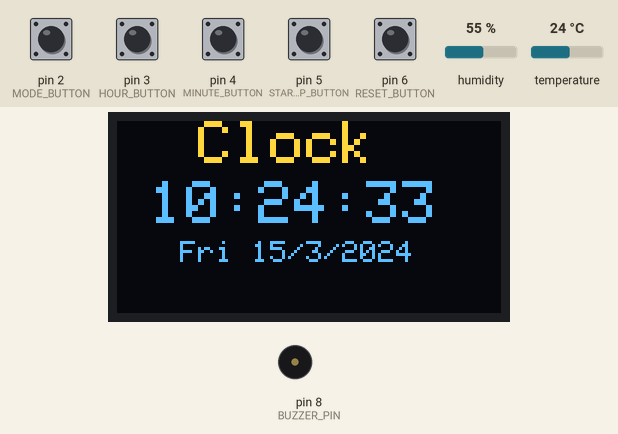
The sketch below on a simulated Arduino Uno, built with avr-gcc and run on an emulated ATmega328P. Parts: 128×64 one-colour display, buzzer (waves = sounding, pin HIGH). The test bench sets the inputs (shaded band); at power-on: pin 2 (MODE_BUTTON), pin 3 (HOUR_BUTTON), pin 4 (MINUTE_BUTTON), pin 5 (START_STOP_BUTTON), pin 6 (RESET_BUTTON) HIGH, humidity 55 %, temperature 24 °C. The OLED is the two-colour kind (top 16 rows yellow); the local clock reads 2024-03-15 10:24:30 at power-on unless the sketch sets it.

Above: at 3.2 s.
3.3 s: pin 2 (MODE_BUTTON) pulled LOW for 0.15 s
At 4.4 s:
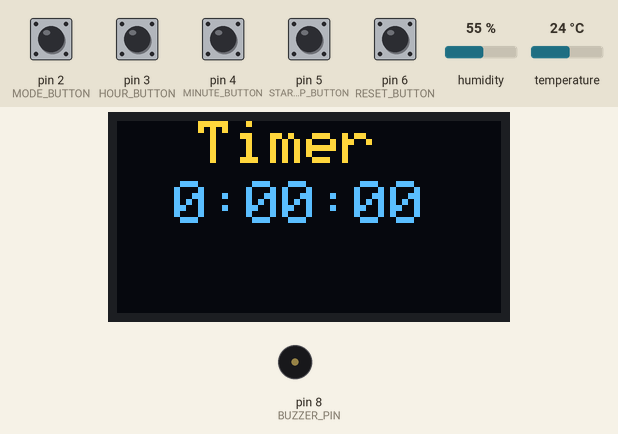
5.0 s: pin 5 (START_STOP_BUTTON) pulled LOW for 0.15 s
At 5.59 s:
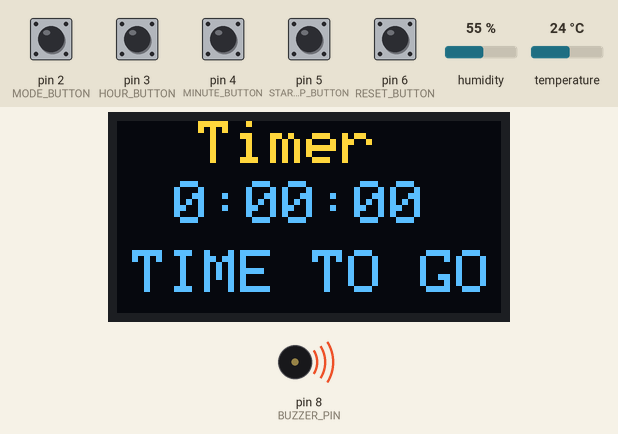
7.1 s: pin 3 (HOUR_BUTTON) pulled LOW for 0.15 s
At 7.55 s:
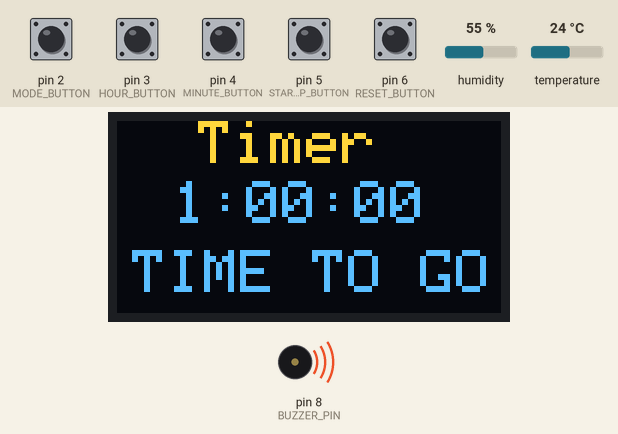
9.3 s: pin 2 (MODE_BUTTON) pulled LOW for 1 s
At 10.19 s:
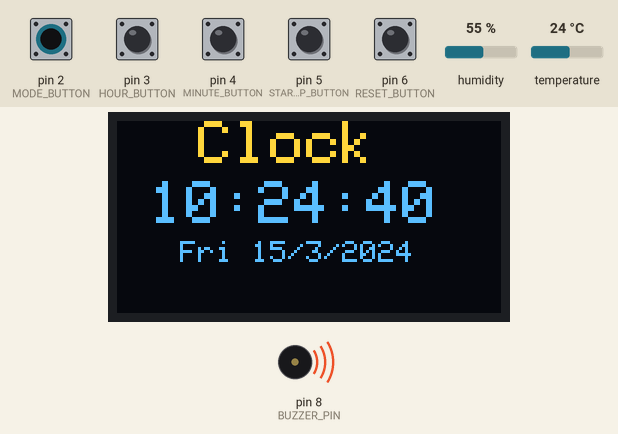
11.8 s: pin 5 (START_STOP_BUTTON) pulled LOW for 1 s
At 13.12 s:
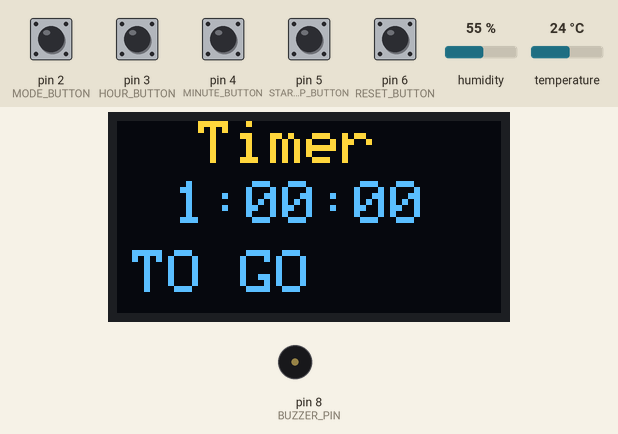
14.3 s: pin 6 (RESET_BUTTON) pulled LOW for 0.15 s
At 14.8 s:
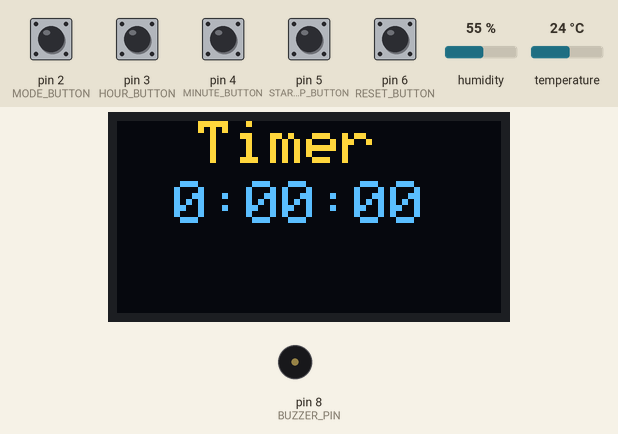
Timing chart, 0 to 16.9 s (numbered marks = the images above; inputs shaded):
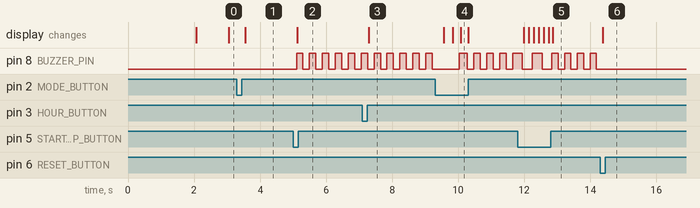

The sketch:

PROJECT_CLOCK_with_alarm_UPDATED.ino
```cpp
#include <Wire.h>
#include <Adafruit_GFX.h>
#include <Adafruit_SSD1306.h>
#include <RTClib.h>
#include <Adafruit_Sensor.h>
#include <DHT.h>
#include <DHT_U.h>

// Pin Definitions
#define MODE_BUTTON 2
#define HOUR_BUTTON 3
#define MINUTE_BUTTON 4
#define START_STOP_BUTTON 5  // Used for both timer and alarm start/stop
#define RESET_BUTTON 6       // Now used for both alarm reset and A.M./P.M.
#define BUZZER_PIN 8
#define DHTPIN 7  // Define the pin for DHT sensor

// DHT settings
#define DHTTYPE DHT11   // Define the type of DHT sensor

DHT dht(DHTPIN, DHTTYPE);

// Display settings
#define SCREEN_WIDTH 128
#define SCREEN_HEIGHT 64
#define OLED_RESET    -1
#define SCREEN_ADDRESS 0x3C   // Most common I2C address for SSD1306

Adafruit_SSD1306 display(SCREEN_WIDTH, SCREEN_HEIGHT, &Wire, OLED_RESET);
RTC_DS3231 rtc;

enum Mode { CLOCK, TIMER, ALARM, TEMP_HUMIDITY };
Mode currentMode = CLOCK;

int hours = 0;
int minutes = 0;
int seconds = 0;

int alarmHours = 0;
int alarmMinutes = 0;
bool alarmRunning = false;

bool timerRunning = false;
bool timerFinished = false;
unsigned long lastMillis = 0;
unsigned long buzzerMillis = 0;
bool buzzerState = false;

const char* dayNames[] = {"Sun", "Mon", "Tue", "Wed", "Thu", "Fri", "Sat"};
const char* modeNames[] = {"Clock", "Timer", "Alarm", "Temp/Humid"};

void setup() {
  pinMode(MODE_BUTTON, INPUT_PULLUP);
  pinMode(HOUR_BUTTON, INPUT_PULLUP);
  pinMode(MINUTE_BUTTON, INPUT_PULLUP);
  pinMode(START_STOP_BUTTON, INPUT_PULLUP);
  pinMode(RESET_BUTTON, INPUT_PULLUP);
  pinMode(BUZZER_PIN, OUTPUT);

  dht.begin();

  if(!display.begin(SSD1306_SWITCHCAPVCC, SCREEN_ADDRESS)) {
    Serial.println(F("SSD1306 allocation failed"));
    for(;;);
  }
  // display.display();
  delay(2000);
  display.clearDisplay();
  display.setTextSize(2);
  display.setTextColor(SSD1306_WHITE);

  if (!rtc.begin()) {
    Serial.println("Couldn't find RTC");
    while (1);
  }

  if (rtc.lostPower()) {
    rtc.adjust(DateTime(F(__DATE__), F(__TIME__)));
  }
}

void loop() {
  handleButtons();

  // Check for alarm
  checkAlarm();

  // Update timer if it's running
  if (timerRunning && !timerFinished) {
    unsigned long currentMillis = millis();
    if (currentMillis - lastMillis >= 1000) {
      lastMillis = currentMillis;
      if (seconds == 0) {
        if (minutes == 0) {
          if (hours == 0) {
            timerRunning = false;
            timerFinished = true;
            // Start the buzzer when the timer is finished
            startBuzzer();
          } else {
            hours--;
            minutes = 59;
            seconds = 59;
          }
        } else {
          minutes--;
          seconds = 59;
        }
      } else {
        seconds--;
      }
    }
  }

  // Continue buzzer cycle if timer finished
  if (timerFinished) {
    startBuzzer();
  }

  switch (currentMode) {
    case CLOCK:
      displayClock();
      break;
    case TIMER:
      displayTimer();
      break;
    case ALARM:
      displayAlarm();
      break;
    case TEMP_HUMIDITY:
      displayTempHumidity();
      break;
  }
  display.display();
  delay(20);
}

void handleButtons() {
  if (digitalRead(MODE_BUTTON) == LOW) {
    currentMode = static_cast<Mode>((currentMode + 1) % 4);
    delay(200);
  }

  if (currentMode == TIMER) {
    if (digitalRead(START_STOP_BUTTON) == LOW) {
      timerRunning = !timerRunning;
      delay(100);
    }

    if (digitalRead(HOUR_BUTTON) == LOW) {
      hours = (hours + 1) % 24;
      delay(150);
    }

    if (digitalRead(MINUTE_BUTTON) == LOW) {
      minutes = (minutes + 1) % 60;
      delay(20);
    }
  }

  if (currentMode == ALARM) {
    if (digitalRead(HOUR_BUTTON) == LOW) {
      alarmHours = (alarmHours + 1) % 24;
      delay(150);
    }

    if (digitalRead(MINUTE_BUTTON) == LOW) {
      alarmMinutes = (alarmMinutes + 1) % 60;
      delay(100);
    }

    if (digitalRead(RESET_BUTTON) == LOW) {
      alarmRunning = false;
      digitalWrite(BUZZER_PIN, LOW);
      hours = 0;
      minutes = 0;
      seconds = 0;
      timerFinished = false;
      delay(20);
    }

    if (digitalRead(START_STOP_BUTTON) == LOW) {
      alarmRunning = !alarmRunning;
      delay(150);
    }
  }

  if (digitalRead(RESET_BUTTON) == LOW) {
    timerRunning = false;
    timerFinished = false;
    alarmRunning = false;
    digitalWrite(BUZZER_PIN, LOW);
    hours = 0;
    minutes = 0;
    seconds = 0;
    delay(20);
  }
}

void checkAlarm() {
  if (alarmRunning && currentMode != ALARM) {
    DateTime now = rtc.now();
    if (now.hour() == alarmHours && now.minute() == alarmMinutes) {
      startBuzzer();
    } else {
      digitalWrite(BUZZER_PIN, LOW);
    }
  }
}

void startBuzzer() {
  unsigned long currentMillis = millis();
  if (currentMillis - buzzerMillis >= 150) {
    buzzerMillis = currentMillis;
    buzzerState = !buzzerState;
    digitalWrite(BUZZER_PIN, buzzerState);
  }
}
   // THIS IS FOR THE CLOCK MODE
void displayClock() {
  DateTime now = rtc.now();
  display.clearDisplay();

  // DISPLAY THE MODE NAME FOR THE "CLOCK"
  display.setCursor(27, 0);
  display.setTextSize(2); // Larger text size for the mode name
  display.print(modeNames[currentMode]);

  // DISPLAY THE 24-FORMAT TIME HOUR FOR THE CLOCK SECTION
  display.setCursor(11, 20);
  display.print(now.hour());
  display.print(':');
  display.print(now.minute() < 10 ? "0" : "");
  display.print(now.minute());
  display.print(':');
  display.print(now.second() < 10 ? "0" : "");
  display.print(now.second());

  // DISPLAYY THE DATE AND DAY TIME FOR THE CLOCK MODE
  display.setTextSize(1); // Smaller text size for the date
  display.setCursor(21, 40);
  display.print(dayNames[now.dayOfTheWeek()]);
  display.print(' ');
  display.print(now.day());
  display.print('/');
  display.print(now.month());
  display.print('/');
  display.print(now.year());

}

void displayTimer() {
  display.clearDisplay();

  // Display mode name for "TIMER"
  display.setCursor(27, 0);
  display.setTextSize(2); // Larger text size for the mode name
  display.print(modeNames[currentMode]);

  // Display timer
  display.setCursor(19, 20);
  display.print(hours);
  display.print(':');
  display.print(minutes < 10 ? "0" : "");
  display.print(minutes);
  display.print(':');
  display.print(seconds < 10 ? "0" : "");
  display.print(seconds);

  // DISPLAY MODE FOR THE "TIMER" SECTION.
  display.setTextSize(2); // Smaller text size for the message
  display.setCursor(5, 43);
  if (timerRunning) {
    display.print("TO GO");
  } else if (timerFinished) {
    display.print("TIME TO GO");
  }
}
  // THIS IS THE CODE FOR THE "ALARM" SECTION.
void displayAlarm() {
  display.clearDisplay();

  // DISPLAY MODE NAME FOR ALARM SECTION.
  display.setCursor(27, 0);
  display.setTextSize(2); // Larger text size for the mode name
  display.print(modeNames[currentMode]);

  // Display alarm time in 24-hour format
  display.setCursor(35, 20);
  display.print(alarmHours);
  display.print(':');
  display.print(alarmMinutes < 10 ? "0" : "");
  display.print(alarmMinutes);

  // Display message FOR ALARM STATUS
  display.setTextSize(2); // Smaller text size for the message
  display.setCursor(9, 45);
  if (alarmRunning) {
    display.print("ALARM SET");
  } else if (currentMode != ALARM) {
    display.print("TIME TO GO");
  }

  // Check if alarm should sound
  DateTime now = rtc.now();
  if (alarmRunning) {
    if (now.hour() == alarmHours && now.minute() == alarmMinutes) {
      startBuzzer();
    } else {
      digitalWrite(BUZZER_PIN, LOW);
    }
  } else {
    digitalWrite(BUZZER_PIN, LOW);
  }
}

void displayTempHumidity() {
  display.clearDisplay();

  // Display mode name
  display.setCursor(27, 0);
  display.setTextSize(1); // Larger text size for the mode name
  display.print(modeNames[currentMode]);

  // Read temperature and humidity
  float temperature = dht.readTemperature();
  float humidity = dht.readHumidity();

  // Check if readings are valid
  if (isnan(temperature) || isnan(humidity)) {
    display.setCursor(0, 20);
    display.setTextSize(1);
    display.print("Failed to read");
    display.setCursor(0, 30);
    display.print("from DHT sensor!");
  } else {
    display.setCursor(0, 20);
    display.setTextSize(2);
    display.print("T: ");
    display.print(temperature);
    display.print(" C");

    display.setCursor(0, 40);
    display.print("H: ");
    display.print(humidity);
    display.print(" %");
  }
}
```

Measured:
- after the input at 3.3 s, the display: changes after 0.25 s (image 1)
- after the input at 5.0 s, pin 8 (BUZZER_PIN): alternates HIGH for 0.20 s and LOW for 0.20 s, starting after 0.10 s; the display: changes after 0.13 s (image 2)
- after the input at 7.1 s, the display: changes after 0.19 s (image 3)
- after the input at 9.3 s, the display: first changes after 0.26 s (image 4 shows a later state)
- after the input at 11.8 s, the display: changes after 0.19 s (image 5)
- after the input at 14.3 s, pin 8 (BUZZER_PIN): stops changing and stays LOW; the display: changes after 0.08 s (image 6)
